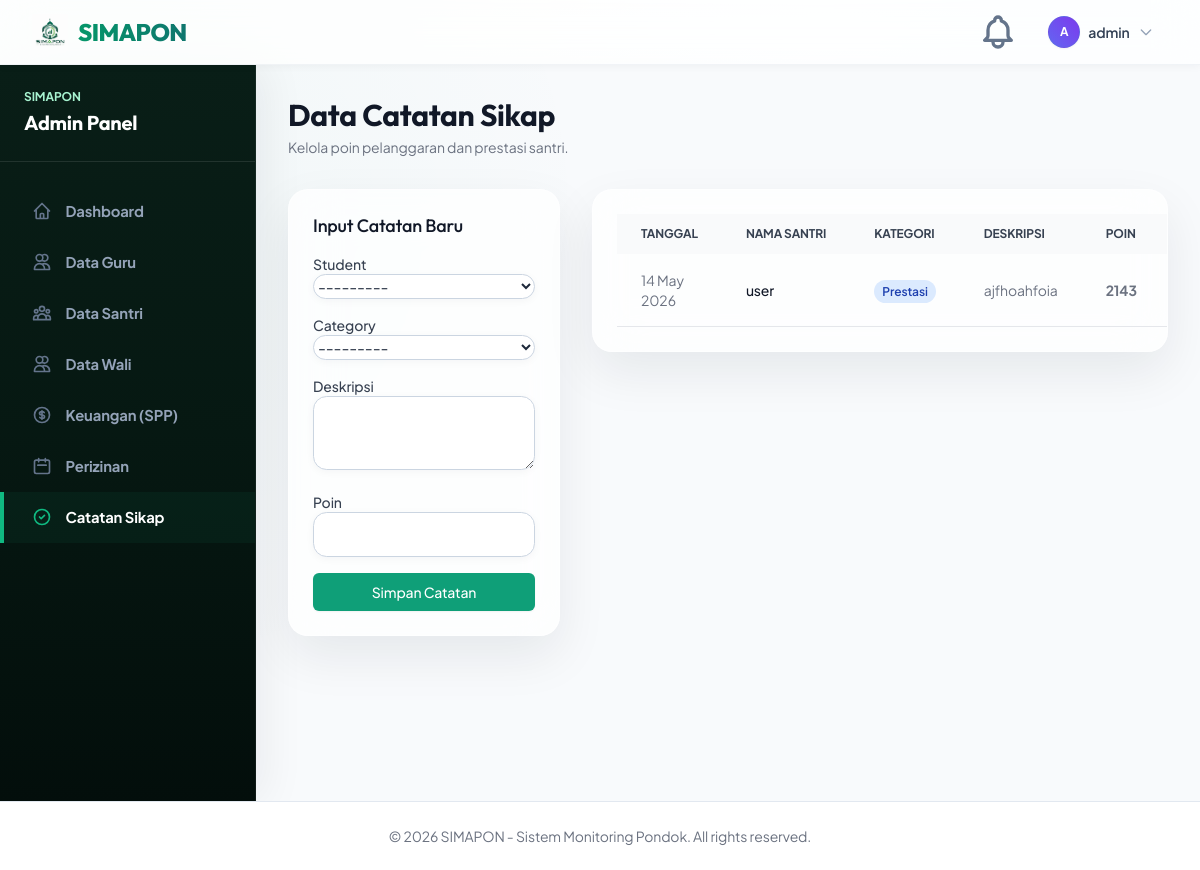
The app's page /dashboard/admin/behavior/ (signed in), older data.
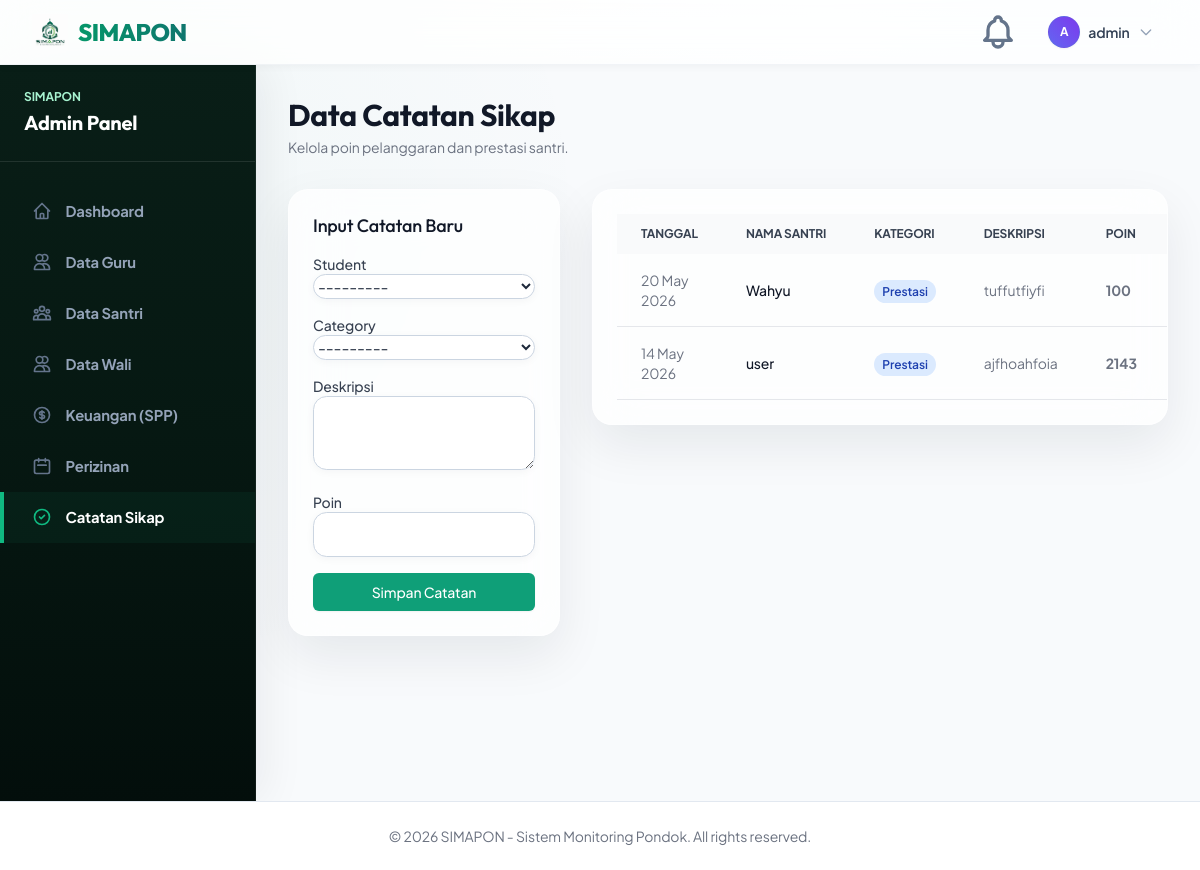
The same page, newer data.
### behavior/models.py (models this page shows, shortened)
class BehaviorNote(models.Model):
    CATEGORY_CHOICES = [
        ('prestasi', 'Prestasi'),
        ('pelanggaran', 'Pelanggaran'),
    ]
    student = models.ForeignKey(Student, on_delete=models.CASCADE, related_name='behavior_notes')
    category = models.CharField(max_length=20, choices=CATEGORY_CHOICES)
    description = models.TextField(verbose_name="Deskripsi")
    points = models.IntegerField(verbose_name="Poin")
    date = models.DateField(auto_now_add=True, verbose_name="Tanggal")
    class Meta:
        db_table = 'simapon_catatan_perilaku'

### students/models.py (models this page shows)
class Student(models.Model):
    parent = models.ForeignKey(settings.AUTH_USER_MODEL, on_delete=models.CASCADE, related_name='children', limit_choices_to={'is_parent': True}, blank=True, null=True)
    nis = models.CharField(max_length=20, unique=True, verbose_name="NIS")
    name = models.CharField(max_length=100, verbose_name="Nama Lengkap")
    grade = models.CharField(max_length=50, verbose_name="Kelas")
    birth_date = models.DateField(verbose_name="Tanggal Lahir")
    photo = models.ImageField(upload_to=get_student_upload_path, blank=True, null=True, verbose_name="Foto Santri")
    class Meta:
        db_table = 'simapon_santri'
    def __str__(self):
        return f"{self.nis} - {self.name}"

### users/views.py (the view, shortened to what this page needs)
# urls.py: path('dashboard/admin/behavior/', views.admin_behavior_list, name='admin_behavior_list'),
@login_required
def admin_behavior_list(request):
    if not (request.user.is_admin or request.user.is_staff):
        return redirect('dashboard')
    if request.method == 'POST':
        form = BehaviorNoteForm(request.POST)
        if form.is_valid():
            form.save()
            messages.success(request, 'Catatan sikap berhasil ditambahkan.')
            return redirect('admin_behavior_list')
    else:
        form = BehaviorNoteForm()
    behaviors = BehaviorNote.objects.all().select_related('student').order_by('-date', '-id')
    return render(request, 'dashboards/admin/behavior.html', {'behaviors': behaviors, 'form': form})

### behavior/forms.py
class BehaviorNoteForm(forms.ModelForm):
    class Meta:
        model = BehaviorNote
        fields = ['student', 'category', 'description', 'points']
        widgets = {
            'description': forms.Textarea(attrs={'rows': 3}),
        }
    def __init__(self, *args, **kwargs):
        super().__init__(*args, **kwargs)
        for field in self.fields.values():
            field.widget.attrs.setdefault('class', 'form-control')

### users/context_processors.py (called while the page is built)
def notifications_processor(request):
    if request.user.is_authenticated:
        latest_notifications = request.user.notifications.all()[:10]
        unread_count = request.user.notifications.filter(is_read=False).count()
        return {
            'latest_notifications': latest_notifications,
            'unread_notifications_count': unread_count,
        }
    return {}

### templates/dashboards/admin/behavior.html (shortened to what this page needs)
{% extends 'dashboards/admin/base.html' %} {% block admin_content %}
<div class="mb-8 flex justify-between items-center">
  <div>
    <h2
      class="text-2xl font-bold leading-7 text-gray-900 sm:text-3xl sm:truncate"
    >
      Data Catatan Sikap
    </h2>
    <p class="mt-1 text-sm text-gray-500">
      Kelola poin pelanggaran dan prestasi santri.
    </p>
  </div>
</div>
<div class="grid grid-cols-1 lg:grid-cols-3 gap-8">
  <div class="lg:col-span-1">
    <div class="bg-white shadow sm:rounded-lg">
      <div class="px-4 py-5 sm:p-6">
        <h3 class="text-lg leading-6 font-medium text-gray-900 mb-4">
          Input Catatan Baru
        </h3>
        <form method="POST" class="space-y-4">
          {% csrf_token %} {% for field in form %}
          <div>
            <label
              for="{{ field.id_for_label }}"
              class="block text-sm font-medium text-gray-700"
              >{{ field.label }}</label
            >
            {{ field }}
          </div>
          {% endfor %}
          <button
            type="submit"
            class="w-full flex justify-center py-2 px-4 border border-transparent rounded-md shadow-sm text-sm font-medium text-white bg-primary hover:bg-secondary focus:outline-none focus:ring-2 focus:ring-offset-2 focus:ring-primary"
          >
            Simpan Catatan
          </button>
        </form>
      </div>
    </div>
  </div>
  <div class="lg:col-span-2">
    <div class="bg-white shadow sm:rounded-lg overflow-hidden">
      <div class="p-6">
        <table class="datatable w-full text-left text-sm text-gray-500">
          <thead class="text-xs text-gray-700 uppercase bg-gray-50">
            <tr>
              <th class="px-6 py-3">Tanggal</th>
              <th class="px-6 py-3">Nama Santri</th>
              <th class="px-6 py-3">Kategori</th>
              <th class="px-6 py-3">Deskripsi</th>
              <th class="px-6 py-3">Poin</th>
              <th class="px-6 py-3">Aksi</th>
            </tr>
          </thead>
          <tbody>
            {% for behavior in behaviors %}
            <tr class="border-b hover:bg-gray-50">
              <td class="px-6 py-4">{{ behavior.date|date:"d M Y" }}</td>
              <td class="px-6 py-4 font-medium text-gray-900">
                {{ behavior.student.name }}
              </td>
              <td class="px-6 py-4">
                {% if behavior.category == 'prestasi' %}
                <span
                  class="px-2 py-1 text-xs font-semibold rounded-full bg-blue-100 text-blue-800"
                  >Prestasi</span
                >
                {% else %}
                <span
                  class="px-2 py-1 text-xs font-semibold rounded-full bg-red-100 text-red-800"
                  >Pelanggaran</span
                >
                {% endif %}
              </td>
              <td class="px-6 py-4 truncate max-w-xs">
                {{ behavior.description }}
              </td>
              <td class="px-6 py-4 font-bold">{{ behavior.points }}</td>
              <td class="px-6 py-4">
              </td>
            </tr>
            {% endfor %}
          </tbody>
        </table>
      </div>
    </div>
  </div>
</div>
{% endblock %}

Row changes from the older to the newer data that the page shows:
added BehaviorNote: date "20 May 2026", student.name "Wahyu", category "Prestasi", description "tuffutfiyfi", points "100"
